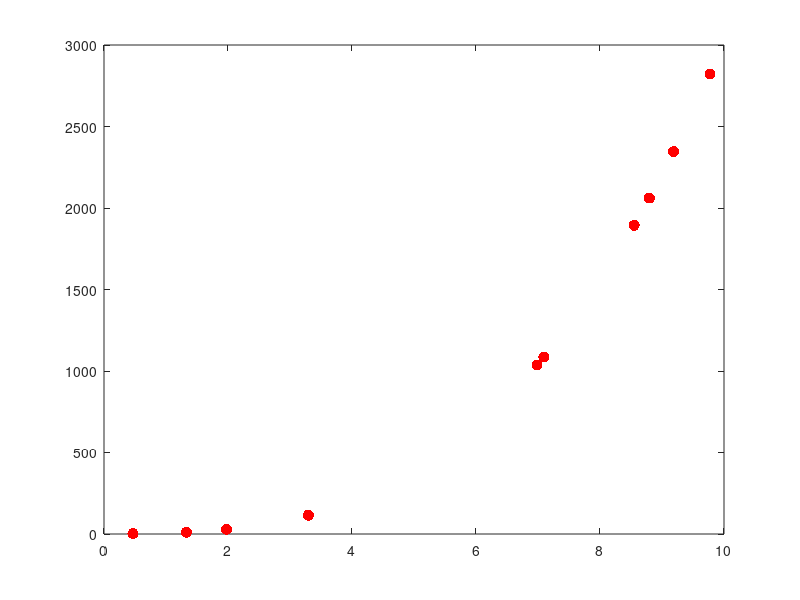

Write the MATLAB code that produced this figure. (Note: this script raises an error after producing the figure.)
%HW6

% Problem 1. Curve fitting. 
% Part 1. Take 10 x values on the interval 0 < x <= 10 and then create y
% values from the x values by plugging the x values into a third order
% polynomial of your choice. Add random noise to the data by choosing a random number
% in the interval [-D, D]. Start with D = 1. Plot your data in the x-y plane.

x = 10*rand(10,1);
y = 3*x.^3+2*x+1;
y = y + 2*(rand(10,1)-0.5); %add noise
plot(x,y,'r.','MarkerSize', 24);

% Part 2. Fit your data with polynomials from order 1 to 9. Plot the fitted
% polynomials together with the data. 

[fit1,fit_metric1] = fit(x,y,'poly1');
[fit2,fit_metric2] = fit(x,y,'poly2');
[fit3,fit_metric3] = fit(x,y,'poly3');
[fit4,fit_metric4] = fit(x,y,'poly4');
[fit5,fit_metric5] = fit(x,y,'poly5');
[fit6,fit_metric6] = fit(x,y,'poly6');
[fit7,fit_metric7] = fit(x,y,'poly7');
[fit8,fit_metric8] = fit(x,y,'poly8');
[fit9,fit_metric9] = fit(x,y,'poly9');
figure; hold on;
plot(x, y,'r.','MarkerSize',24);
hold on;
plot(fit1,'b-'); hold on;
plot(fit2,'y-'); hold on;
plot(fit3,'r-'); hold on;
plot(fit4,'c-'); hold on;
plot(fit5,'k-'); hold on;
plot(fit6,'m-'); hold on;
plot(fit7,'g-'); hold on;
plot(fit8,'b--'); hold on;
plot(fit9,'y--'); 
legend({'raw data','poly1','poly2','poly3','poly4','poly5','poly6','poly7','poly8',...
    'poly9'}, 'FontSize',16);


% Part 3. On a separate plot, plot the R^2 and adjusted R^2 as a function
% of the order of the polynomial. 
rsquare = [fit_metric1.rsquare;fit_metric2.rsquare;fit_metric3.rsquare;...
    fit_metric4.rsquare;fit_metric5.rsquare;fit_metric6.rsquare;...
    fit_metric7.rsquare;fit_metric8.rsquare;fit_metric9.rsquare];
adjrsquare = [fit_metric1.adjrsquare;fit_metric2.adjrsquare;fit_metric3.adjrsquare;...
    fit_metric4.adjrsquare;fit_metric5.adjrsquare;fit_metric6.adjrsquare;...
    fit_metric7.adjrsquare;fit_metric8.adjrsquare;fit_metric9.rsquare];
xx = 1:9;
figure;
plot(xx,rsquare,'b-','LineWidth', 3);
hold on;
plot(xx,adjrsquare,'r-','LineWidth',3);
legend({'rsquare','adjrsquare'},'FontSize',16);


% Part 4. Repeat parts 1 - 3 for D = 10 and D = 1000. Comment on the
% results. 

% D = 10
x = 10*rand(10,1);
y = 3*x.^3+2*x+1;
y = y + 20*(rand(10,1)-0.5); %add noise
plot(x,y,'r.','MarkerSize', 24);

[fit1,fit_metric1] = fit(x,y,'poly1');
[fit2,fit_metric2] = fit(x,y,'poly2');
[fit3,fit_metric3] = fit(x,y,'poly3');
[fit4,fit_metric4] = fit(x,y,'poly4');
[fit5,fit_metric5] = fit(x,y,'poly5');
[fit6,fit_metric6] = fit(x,y,'poly6');
[fit7,fit_metric7] = fit(x,y,'poly7');
[fit8,fit_metric8] = fit(x,y,'poly8');
[fit9,fit_metric9] = fit(x,y,'poly9');
figure; hold on;
plot(x, y,'r.','MarkerSize',24);
hold on;
plot(fit1,'b-'); hold on;
plot(fit2,'y-'); hold on;
plot(fit3,'r-'); hold on;
plot(fit4,'c-'); hold on;
plot(fit5,'k-'); hold on;
plot(fit6,'m-'); hold on;
plot(fit7,'g-'); hold on;
plot(fit8,'b--'); hold on;
plot(fit9,'y--'); 
legend({'raw data','poly1','poly2','poly3','poly4','poly5','poly6','poly7','poly8',...
    'poly9'}, 'FontSize',16);
rsquare = [fit_metric1.rsquare;fit_metric2.rsquare;fit_metric3.rsquare;...
    fit_metric4.rsquare;fit_metric5.rsquare;fit_metric6.rsquare;...
    fit_metric7.rsquare;fit_metric8.rsquare;fit_metric9.rsquare];
adjrsquare = [fit_metric1.adjrsquare;fit_metric2.adjrsquare;fit_metric3.adjrsquare;...
    fit_metric4.adjrsquare;fit_metric5.adjrsquare;fit_metric6.adjrsquare;...
    fit_metric7.adjrsquare;fit_metric8.adjrsquare;fit_metric9.rsquare];
xx = 1:9;
figure;
plot(xx,rsquare,'b-','LineWidth', 3);
hold on;
plot(xx,adjrsquare,'r-','LineWidth',3);
legend({'rsquare','adjrsquare'},'FontSize',16);

% D = 1000
x = 10*rand(10,1);
y = 3*x.^3+2*x+1;
y = y + 2000*(rand(10,1)-0.5); %add noise
plot(x,y,'r.','MarkerSize', 24);

[fit1,fit_metric1] = fit(x,y,'poly1');
[fit2,fit_metric2] = fit(x,y,'poly2');
[fit3,fit_metric3] = fit(x,y,'poly3');
[fit4,fit_metric4] = fit(x,y,'poly4');
[fit5,fit_metric5] = fit(x,y,'poly5');
[fit6,fit_metric6] = fit(x,y,'poly6');
[fit7,fit_metric7] = fit(x,y,'poly7');
[fit8,fit_metric8] = fit(x,y,'poly8');
[fit9,fit_metric9] = fit(x,y,'poly9');
figure; hold on;
plot(x, y,'r.','MarkerSize',24);
hold on;
plot(fit1,'b-'); hold on;
plot(fit2,'y-'); hold on;
plot(fit3,'r-'); hold on;
plot(fit4,'c-'); hold on;
plot(fit5,'k-'); hold on;
plot(fit6,'m-'); hold on;
plot(fit7,'g-'); hold on;
plot(fit8,'b--'); hold on;
plot(fit9,'y--'); 
legend({'raw data','poly1','poly2','poly3','poly4','poly5','poly6','poly7','poly8',...
    'poly9'}, 'FontSize',16);
rsquare = [fit_metric1.rsquare;fit_metric2.rsquare;fit_metric3.rsquare;...
    fit_metric4.rsquare;fit_metric5.rsquare;fit_metric6.rsquare;...
    fit_metric7.rsquare;fit_metric8.rsquare;fit_metric9.rsquare];
adjrsquare = [fit_metric1.adjrsquare;fit_metric2.adjrsquare;fit_metric3.adjrsquare;...
    fit_metric4.adjrsquare;fit_metric5.adjrsquare;fit_metric6.adjrsquare;...
    fit_metric7.adjrsquare;fit_metric8.adjrsquare;fit_metric9.rsquare];
xx = 1:9;
figure;
plot(xx,rsquare,'b-','LineWidth', 3);
hold on;
plot(xx,adjrsquare,'r-','LineWidth',3);
legend({'rsquare','adjrsquare'},'FontSize',16);




% Part 5. Now repeat parts 1-3 but take 100 x values on the interval 0 < x <=
% 10. Comment on the results. 
%%
% D = 1

x = 10*rand(100,1);
y = 3*x.^3+2*x+1;
y = y + 2*(rand(100,1)-0.5); %add noise
plot(x,y,'r.','MarkerSize', 24);

[fit1,fit_metric1] = fit(x,y,'poly1');
[fit2,fit_metric2] = fit(x,y,'poly2');
[fit3,fit_metric3] = fit(x,y,'poly3');
[fit4,fit_metric4] = fit(x,y,'poly4');
[fit5,fit_metric5] = fit(x,y,'poly5');
[fit6,fit_metric6] = fit(x,y,'poly6');
[fit7,fit_metric7] = fit(x,y,'poly7');
[fit8,fit_metric8] = fit(x,y,'poly8');
[fit9,fit_metric9] = fit(x,y,'poly9');
figure; hold on;
plot(x, y,'r.','MarkerSize',24);
hold on;
plot(fit1,'b-'); hold on;
plot(fit2,'y-'); hold on;
plot(fit3,'r-'); hold on;
plot(fit4,'c-'); hold on;
plot(fit5,'k-'); hold on;
plot(fit6,'m-'); hold on;
plot(fit7,'g-'); hold on;
plot(fit8,'b--'); hold on;
plot(fit9,'y--'); 
legend({'raw data','poly1','poly2','poly3','poly4','poly5','poly6','poly7','poly8',...
    'poly9'}, 'FontSize',16);
rsquare = [fit_metric1.rsquare;fit_metric2.rsquare;fit_metric3.rsquare;...
    fit_metric4.rsquare;fit_metric5.rsquare;fit_metric6.rsquare;...
    fit_metric7.rsquare;fit_metric8.rsquare;fit_metric9.rsquare];
adjrsquare = [fit_metric1.adjrsquare;fit_metric2.adjrsquare;fit_metric3.adjrsquare;...
    fit_metric4.adjrsquare;fit_metric5.adjrsquare;fit_metric6.adjrsquare;...
    fit_metric7.adjrsquare;fit_metric8.adjrsquare;fit_metric9.rsquare];
xx = 1:9;
figure;
plot(xx,rsquare,'b-','LineWidth', 3);
hold on;
plot(xx,adjrsquare,'r-','LineWidth',3);
legend({'rsquare','adjrsquare'},'FontSize',16);
% D = 10
x = 10*rand(100,1);
y = 3*x.^3+2*x+1;
y = y + 20*(rand(100,1)-0.5); %add noise
plot(x,y,'r.','MarkerSize', 24);

[fit1,fit_metric1] = fit(x,y,'poly1');
[fit2,fit_metric2] = fit(x,y,'poly2');
[fit3,fit_metric3] = fit(x,y,'poly3');
[fit4,fit_metric4] = fit(x,y,'poly4');
[fit5,fit_metric5] = fit(x,y,'poly5');
[fit6,fit_metric6] = fit(x,y,'poly6');
[fit7,fit_metric7] = fit(x,y,'poly7');
[fit8,fit_metric8] = fit(x,y,'poly8');
[fit9,fit_metric9] = fit(x,y,'poly9');
figure; hold on;
plot(x, y,'r.','MarkerSize',24);
hold on;
plot(fit1,'b-'); hold on;
plot(fit2,'y-'); hold on;
plot(fit3,'r-'); hold on;
plot(fit4,'c-'); hold on;
plot(fit5,'k-'); hold on;
plot(fit6,'m-'); hold on;
plot(fit7,'g-'); hold on;
plot(fit8,'b--'); hold on;
plot(fit9,'y--'); 
legend({'raw data','poly1','poly2','poly3','poly4','poly5','poly6','poly7','poly8',...
    'poly9'}, 'FontSize',16);
rsquare = [fit_metric1.rsquare;fit_metric2.rsquare;fit_metric3.rsquare;...
    fit_metric4.rsquare;fit_metric5.rsquare;fit_metric6.rsquare;...
    fit_metric7.rsquare;fit_metric8.rsquare;fit_metric9.rsquare];
adjrsquare = [fit_metric1.adjrsquare;fit_metric2.adjrsquare;fit_metric3.adjrsquare;...
    fit_metric4.adjrsquare;fit_metric5.adjrsquare;fit_metric6.adjrsquare;...
    fit_metric7.adjrsquare;fit_metric8.adjrsquare;fit_metric9.rsquare];
xx = 1:9;
figure;
plot(xx,rsquare,'b-','LineWidth', 3);
hold on;
plot(xx,adjrsquare,'r-','LineWidth',3);
legend({'rsquare','adjrsquare'},'FontSize',16);

% D = 1000
x = 10*rand(100,1);
y = 3*x.^3+2*x+1;
y = y + 20*(rand(100,1)-0.5); %add noise
plot(x,y,'r.','MarkerSize', 24);

[fit1,fit_metric1] = fit(x,y,'poly1');
[fit2,fit_metric2] = fit(x,y,'poly2');
[fit3,fit_metric3] = fit(x,y,'poly3');
[fit4,fit_metric4] = fit(x,y,'poly4');
[fit5,fit_metric5] = fit(x,y,'poly5');
[fit6,fit_metric6] = fit(x,y,'poly6');
[fit7,fit_metric7] = fit(x,y,'poly7');
[fit8,fit_metric8] = fit(x,y,'poly8');
[fit9,fit_metric9] = fit(x,y,'poly9');
figure; hold on;
plot(x, y,'r.','MarkerSize',24);
hold on;
plot(fit1,'b-'); hold on;
plot(fit2,'y-'); hold on;
plot(fit3,'r-'); hold on;
plot(fit4,'c-'); hold on;
plot(fit5,'k-'); hold on;
plot(fit6,'m-'); hold on;
plot(fit7,'g-'); hold on;
plot(fit8,'b--'); hold on;
plot(fit9,'y--'); 
legend({'raw data','poly1','poly2','poly3','poly4','poly5','poly6','poly7','poly8',...
    'poly9'}, 'FontSize',16);
rsquare = [fit_metric1.rsquare;fit_metric2.rsquare;fit_metric3.rsquare;...
    fit_metric4.rsquare;fit_metric5.rsquare;fit_metric6.rsquare;...
    fit_metric7.rsquare;fit_metric8.rsquare;fit_metric9.rsquare];
adjrsquare = [fit_metric1.adjrsquare;fit_metric2.adjrsquare;fit_metric3.adjrsquare;...
    fit_metric4.adjrsquare;fit_metric5.adjrsquare;fit_metric6.adjrsquare;...
    fit_metric7.adjrsquare;fit_metric8.adjrsquare;fit_metric9.rsquare];
xx = 1:9;
figure;
plot(xx,rsquare,'b-','LineWidth', 3);
hold on;
plot(xx,adjrsquare,'r-','LineWidth',3);
legend({'rsquare','adjrsquare'},'FontSize',16);

% Comment on the results: As the sample size becomes larger, the effect of
% noise become less significant. The differences between D=1/10/1000
% becomes less and less. 



% Problem 2. Basic statistics. 
% Part 1. Consider two different distributions - Gaussian numbers with a mean of
% 0 and variance 1 and Gaussian numbers with a mean of 1 and variance 1.
% (1) Make a plot of the average p-value for the t-test comparing N random
% numbers chosen from each of these two distributions as a function of N.
%%
N = input('maximum numbers to compare from the two distributions: ')
for ii = 1:N
    for jj = 1:100
        A = normrnd(0,1,1,ii);
        B = normrnd(1,1,1,ii);
        [is_sig(ii,jj),pval(ii,jj)] = ttest2(A,B);
    end
    p(ii) = mean(pval(ii,:));
end
plot(1:N, p);
xlabel('Sample Size N', 'FontSize',18);
ylabel('p-value','FontSize',18);
    

% Part 2. Now keep the first distribution the same, but vary the mean of
% the second distribution between 0 and 10 with the same variance and
% repeat part one. Make a plot of all of these different curves on the same
% set of axes. What is special about the case where the mean of the second
% distribution is 0? 
%%

N = input('maximum numbers to compare from the two distributions: ')
for ii = 1:N
    for jj = 1:100
        A = normrnd(0,1,1,ii);
        B0 = normrnd(0,1,1,ii);
        B1 = normrnd(1,1,1,ii);
        B2 = normrnd(2,1,1,ii);
        B3 = normrnd(3,1,1,ii);
        B4 = normrnd(4,1,1,ii);
        B5 = normrnd(5,1,1,ii);
        B6 = normrnd(6,1,1,ii);
        B7 = normrnd(7,1,1,ii);
        B8 = normrnd(8,1,1,ii);
        B9 = normrnd(9,1,1,ii);
        B10 = normrnd(10,1,1,ii);
        [is_sig0(ii,jj),pval0(ii,jj)] = ttest2(A,B0);
        [is_sig1(ii,jj),pval1(ii,jj)] = ttest2(A,B1);
        [is_sig2(ii,jj),pval2(ii,jj)] = ttest2(A,B2);
        [is_sig3(ii,jj),pval3(ii,jj)] = ttest2(A,B3);
        [is_sig4(ii,jj),pval4(ii,jj)] = ttest2(A,B4);
        [is_sig5(ii,jj),pval5(ii,jj)] = ttest2(A,B5);
        [is_sig6(ii,jj),pval6(ii,jj)] = ttest2(A,B6);
        [is_sig7(ii,jj),pval7(ii,jj)] = ttest2(A,B7);
        [is_sig8(ii,jj),pval8(ii,jj)] = ttest2(A,B8);
        [is_sig9(ii,jj),pval9(ii,jj)] = ttest2(A,B9);
        [is_sig10(ii,jj),pval10(ii,jj)] = ttest2(A,B10);
        
    end
    p0(ii) = mean(pval0(ii,:));
    p1(ii) = mean(pval1(ii,:));
    p2(ii) = mean(pval2(ii,:));
    p3(ii) = mean(pval3(ii,:));
    p4(ii) = mean(pval4(ii,:));
    p5(ii) = mean(pval5(ii,:));
    p6(ii) = mean(pval6(ii,:));
    p7(ii) = mean(pval7(ii,:));
    p8(ii) = mean(pval8(ii,:));
    p9(ii) = mean(pval9(ii,:));
    p10(ii) = mean(pval10(ii,:));
end
plot(1:N, p1);hold on;
plot(1:N, p2);hold on;
plot(1:N, p3);hold on;
plot(1:N, p4);hold on;
plot(1:N, p5);hold on;
plot(1:N, p6);hold on;
plot(1:N, p7);hold on;
plot(1:N, p8);hold on;
plot(1:N, p9);hold on;
plot(1:N, p10);
xlabel('Sample Size N', 'FontSize',18);
ylabel('p-value','FontSize',18);


% Part 3. Now keep the means of the two distributions at 0 and 1 as in part
% 1, but vary the variance of both distributions simultaneiously between 0.1 and 10 and plot the 
% p-values vs the number of numbers drawn as before. Comment on your results.  
%%
N = input('maximum numbers to compare from the two distributions: ')
for ii = 1:N
    for jj = 1:100
        A1 = normrnd(0,0.1,1,ii);
        B1 = normrnd(1,0.1,1,ii);
        A2 = normrnd(0,1,1,ii);
        B2 = normrnd(1,1,1,ii);
        A3 = normrnd(0,2,1,ii);
        B3 = normrnd(1,2,1,ii);
        A4 = normrnd(0,5,1,ii);
        B4 = normrnd(1,5,1,ii);
        A5 = normrnd(0,10,1,ii);
        B5 = normrnd(1,10,1,ii);
        [is_sig1(ii,jj),pval1(ii,jj)] = ttest2(A1,B1);
        [is_sig2(ii,jj),pval2(ii,jj)] = ttest2(A2,B2);
        [is_sig3(ii,jj),pval3(ii,jj)] = ttest2(A3,B3);
        [is_sig4(ii,jj),pval4(ii,jj)] = ttest2(A4,B4);
        [is_sig5(ii,jj),pval5(ii,jj)] = ttest2(A5,B5);
    end
    p1(ii) = mean(pval1(ii,:));
    p2(ii) = mean(pval2(ii,:));
    p3(ii) = mean(pval3(ii,:));
    p4(ii) = mean(pval4(ii,:));
    p5(ii) = mean(pval5(ii,:));
end
plot(1:N, p1);hold on;
plot(1:N, p2);hold on;
plot(1:N, p3);hold on;
plot(1:N, p4);hold on;
plot(1:N, p5);
xlabel('Sample Size N', 'FontSize',18);
ylabel('p-value','FontSize',18);
legend({'0.1','1','2','5','10'},'FontSize', 12);



